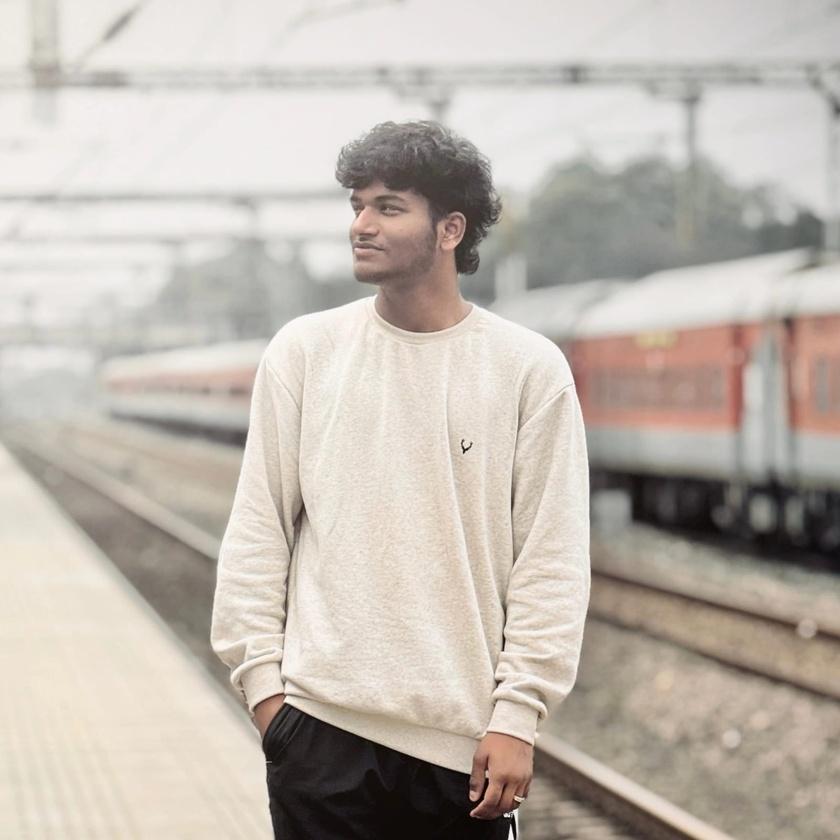
#> input picture shravin.jpeg, 840 x 840 px, shrunk from 1600 x 1600 before the run
$ jupyter execute 'exp-5 (4).ipynb'   (older library calls are emulated)
#> lines starting #> are read from the running program, lines starting #| are printed output that depends on the picture
# =====================================================
# Program Developed By:
# Name: JANA SHRAVIN S
# Register Number: 212224243003
# =====================================================

[cell 1]
import cv2
import matplotlib.pyplot as plt
import numpy as np
image1=cv2.imread("shravin.jpeg")
#> image1 is the input picture: shape (840, 840, 3); mean B, G, R 175.9, 184.6, 192.6
image2=cv2.cvtColor(image1,cv2.COLOR_BGR2RGB)
kernel=np.ones((11,11),np.float32)/169
image3=cv2.filter2D(image2,-1,kernel)
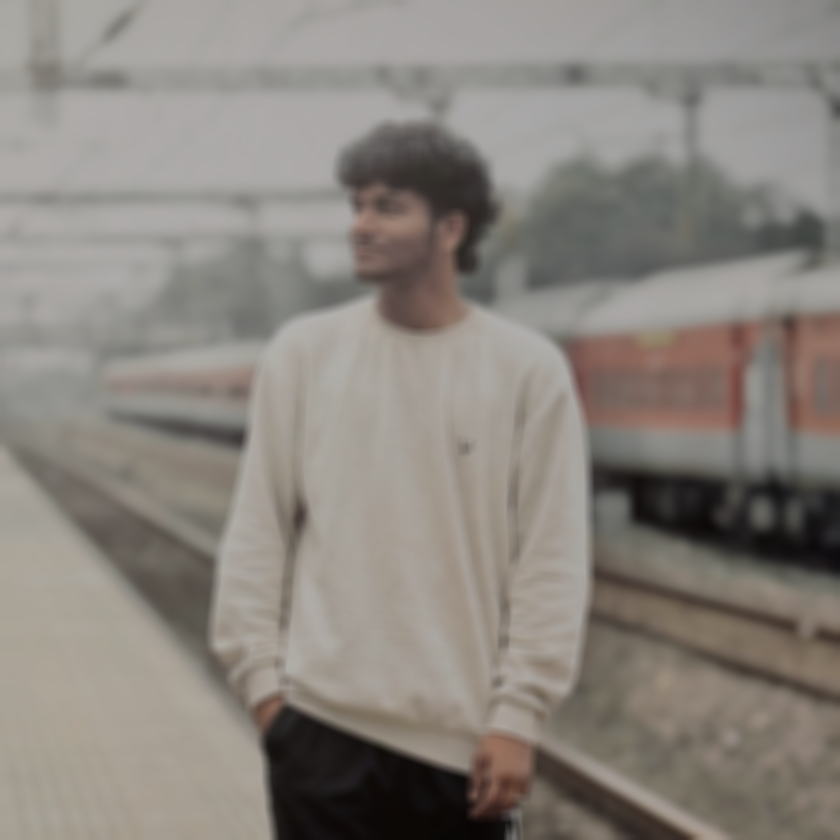
#> image3: shape (840, 840, 3); mean R, G, B 137.9, 132.2, 126
plt.figure(figsize=(9,9))
plt.subplot(1,2,1)
plt.imshow(image2)
plt.title("Original Image")
plt.axis("off")
plt.subplot(1,2,2)
plt.imshow(image3)
plt.title("Average Filter Image")
plt.axis("off")
plt.show()
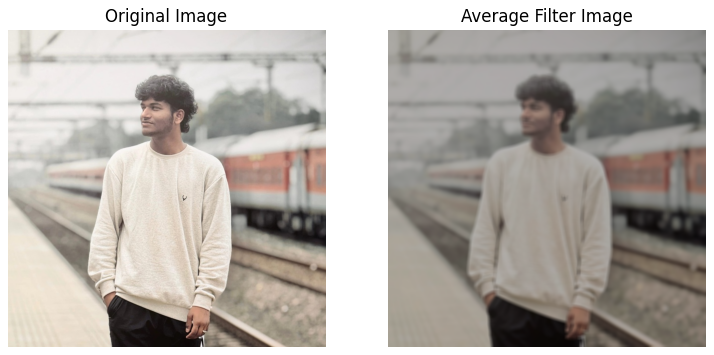
#> figure drawn by matplotlib, 2 panels

[cell 2]
kernel1=np.array([[1,2,1],[2,4,2],[1,2,1]])/16
image2=cv2.cvtColor(image1,cv2.COLOR_BGR2RGB)
image3=cv2.filter2D(image2,-1,kernel1)
plt.subplot(1,2,1)
plt.imshow(image2)
plt.title("Original Image")
plt.axis("off")
plt.subplot(1,2,2)
plt.imshow(image3)
plt.title("Weighted Average Filter Image")
plt.axis("off")
plt.show()
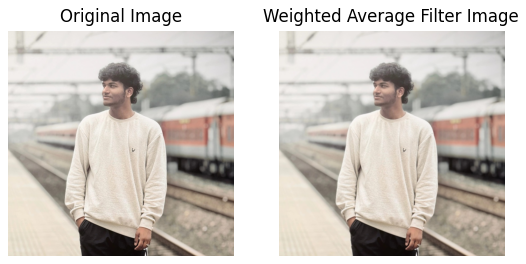
#> figure drawn by matplotlib, 2 panels

[cell 3]
gaussian_blur=cv2.GaussianBlur(image2,(33,33),0,0)
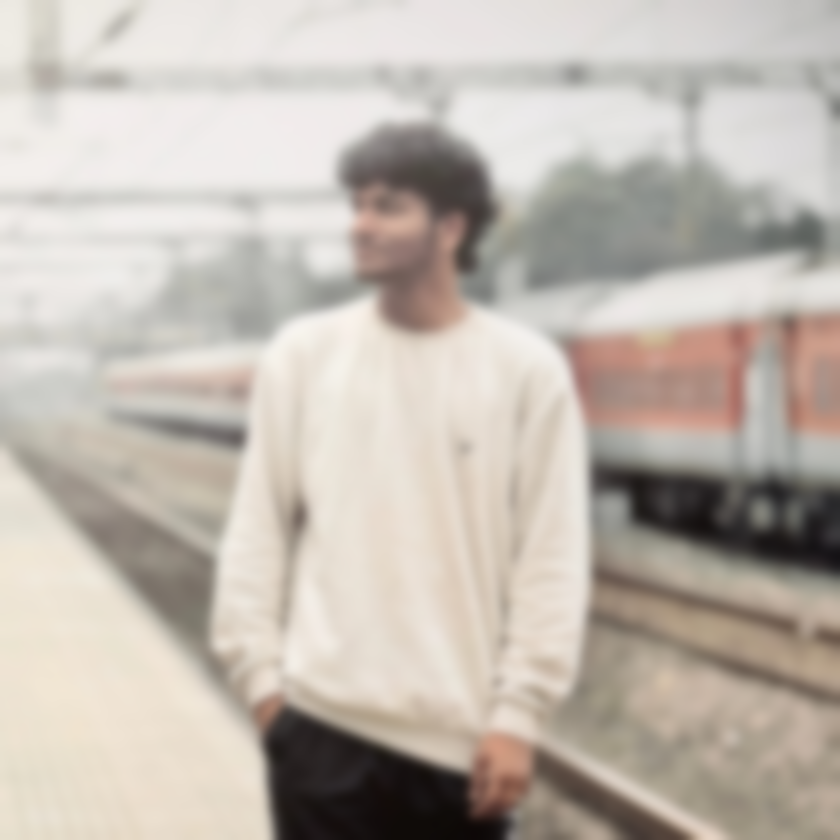
#> gaussian_blur: shape (840, 840, 3); mean R, G, B 192.6, 184.6, 175.9
plt.subplot(1,2,1)
plt.imshow(image2)
plt.title("Original Image")
plt.axis("off")
plt.subplot(1,2,2)
plt.imshow(gaussian_blur)
plt.title("Gaussian Blur")
plt.axis("off")
plt.show()

[cell 4]
median=cv2.medianBlur(image2,13)
plt.figure(figsize=(9,9))
plt.subplot(1,2,1)
plt.imshow(image2)
plt.title("Original Image")
plt.axis("off")
plt.subplot(1,2,2)
plt.imshow(median)
plt.title("Median Blur")
plt.axis("off")
plt.show()

[cell 5]
kernel2=np.array([[-1,-1,-1],[2,-2,1],[2,1,-1]])
image3=cv2.filter2D(image2,-1,kernel2)
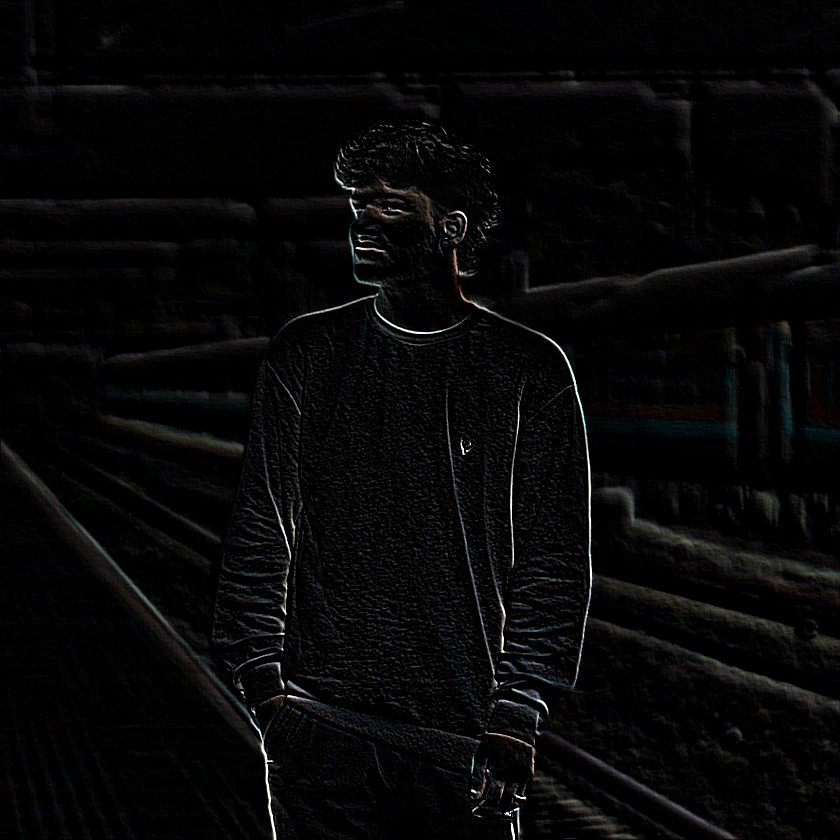
#> image3: shape (840, 840, 3); mean R, G, B 6.7, 6.6, 6.7
plt.subplot(1,2,1)
plt.imshow(image2)
plt.title("Original Image")
plt.axis("off")
plt.subplot(1,2,2)
plt.imshow(image3)
plt.title("Laplacian Kernel")
plt.axis("off")
plt.show()

[cell 6]
laplacian=cv2.Laplacian(image2,cv2.CV_64F)
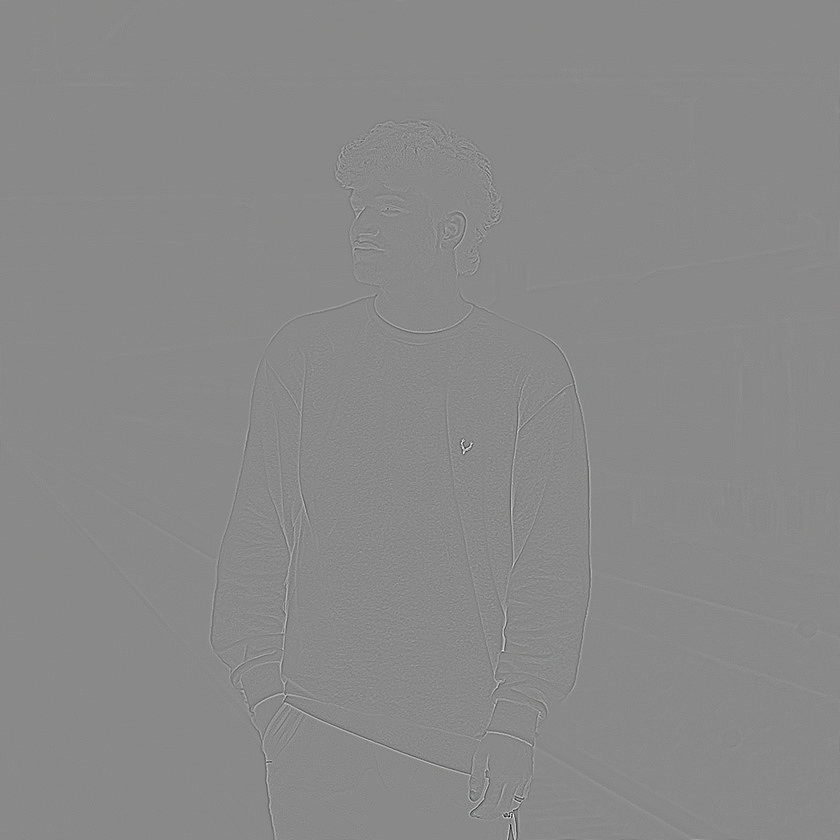
#> laplacian: shape (840, 840, 3) float64; mean R, G, B 0, 0, 0; drawn with min black and max white
plt.subplot(1,2,1)
plt.imshow(image2)
plt.title("Original Image")
plt.axis("off")
plt.subplot(1,2,2)
plt.imshow(laplacian)
plt.title("Laplacian Operator")
plt.axis("off")
plt.show()
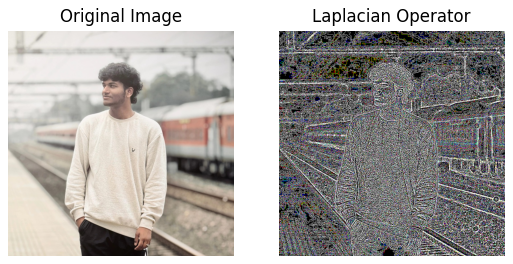
#> figure drawn by matplotlib, 2 panels
